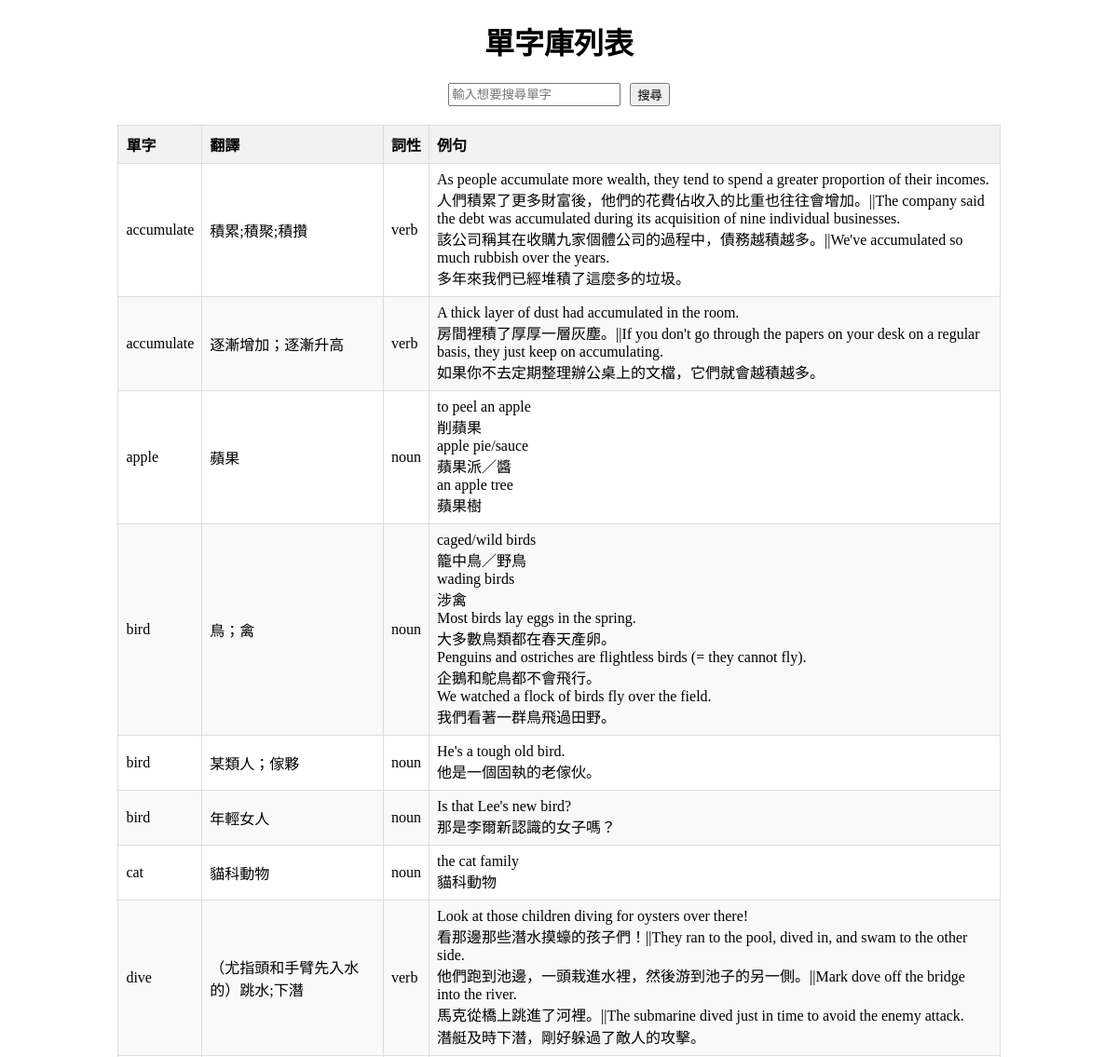
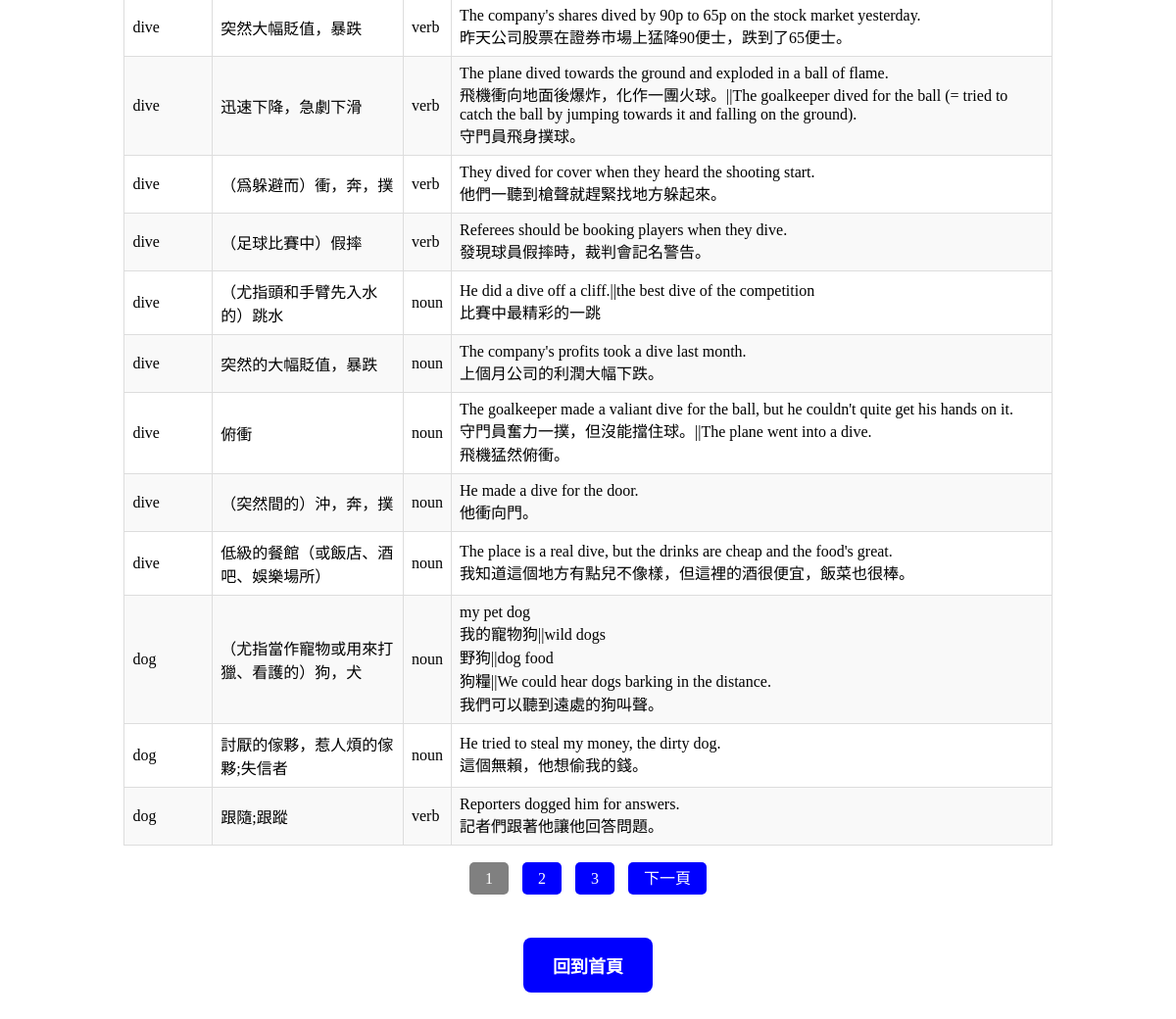
Page /list on the committed database (2 pictures, top to bottom).
### tables this page shows
CREATE TABLE vocabulary (
            id INTEGER PRIMARY KEY AUTOINCREMENT,
            word TEXT NOT NULL,
            translation TEXT NOT NULL,
            part_of_speech TEXT,
            examples TEXT
        );

### app.py (the view)
@app.route("/list", methods=["GET", "POST"])
def list_words():
    clean_database()  # 在執行查詢前清理資料庫
    search_word = request.form.get("search_word", "").strip() if request.method == "POST" else request.args.get("search_word", "").strip()
    page = int(request.args.get("page", 1))  # 獲取當前頁碼，默認為第 1 頁
    per_page = 20  # 每頁顯示的單字數量
    conn = sqlite3.connect("vocabulary.db")
    cursor = conn.cursor()
    if search_word:
        cursor.execute("""
            SELECT word, translation, part_of_speech, examples
            FROM vocabulary
            WHERE word LIKE ?
            ORDER BY word ASC
        """, (f"%{search_word}%",))
    else:
        cursor.execute("""
            SELECT word, translation, part_of_speech, examples
            FROM vocabulary
            ORDER BY word ASC
        """)
    words = cursor.fetchall()
    conn.close()
    total_words = len(words)
    total_pages = (total_words + per_page - 1) // per_page  # 計算總頁數
    start = (page - 1) * per_page
    end = start + per_page
    words_paginated = words[start:end]
    return render_template(
        "list.html",
        words=words_paginated,
        search_word=search_word,
        page=page,
        total_pages=total_pages
    )

### app.py (called while the page is built)
@app.route("/clean", methods=["GET"])
def clean_database():
        conn = sqlite3.connect("vocabulary.db")
        cursor = conn.cursor()
        cursor.execute("DELETE FROM vocabulary WHERE word IS NULL OR word = '無翻譯資料' OR translation IS NULL OR translation = '無翻譯資料'")
        cursor.execute("DELETE FROM vocabulary WHERE examples IS NULL OR examples = '無例句'")
        cursor.execute("""
            DELETE FROM vocabulary
            WHERE rowid NOT IN (
                SELECT MIN(rowid)
                FROM vocabulary
                GROUP BY word, translation, part_of_speech, examples
            )
        """)
        conn.commit()
        conn.close()

### templates/list.html (shortened to what this page needs)
<!doctype html>
<html>
  <head>
  </head>
  <body>
    <h1 style="text-align: center;">單字庫列表</h1>
    <div class="search-container">
      <form method="post" action="/list">
        <input type="text" name="search_word" placeholder="輸入想要搜尋單字" value="{{ search_word }}" />
        <button type="submit">搜尋</button>
      </form>
    </div>
    <table>
      <thead>
        <tr>
          <th>單字</th>
          <th>翻譯</th>
          <th>詞性</th>
          <th>例句</th>
        </tr>
      </thead>
      <tbody>
        {% for word, translation, part_of_speech, examples in words %}
        <tr>
          <td>{{ word }}</td>
          <td>{{ translation }}</td>
          <td>{{ part_of_speech }}</td>
          <td>{{ examples.replace('\n', '<br>')|safe if examples else '無例句' }}</td>
        </tr>
        {% endfor %}
      </tbody>
    </table>
    <div class="pagination">
      {% for p in range(1, total_pages + 1) %}
      <a href="/list?page={{ p }}&search_word={{ search_word }}" class="{{ 'active' if p == page else '' }}">{{ p }}</a>
      {% endfor %}
      {% if page < total_pages %}
      <a href="/list?page={{ page + 1 }}&search_word={{ search_word }}">下一頁</a>
      {% endif %}
    </div>
    <div style="text-align: center; margin-top: 30px;">
      <a href="/" class="back-button">回到首頁</a>
    </div>
  </body>
</html>

### templates/list.html (style rules this page uses)
table { width: 80%; margin: 20px auto; border-collapse: collapse; }
th, td { border: 1px solid #ddd; padding: 8px; text-align: left; word-wrap: break-word; white-space: normal; }
th { background-color: #f2f2f2; }
tr:nth-child(even) { background-color: #f9f9f9; }
.search-container { display: flex; justify-content: center; align-items: center; margin: 20px 0; }
.search-container form { display: flex; gap: 10px; }
.pagination { text-align: center; margin: 20px 0; }
.pagination a { margin: 0 5px; padding: 8px 16px; text-decoration: none; color: white; background-color: blue; border-radius: 5px; }
.pagination .active { background-color: gray; pointer-events: none; }
.back-button { display: inline-block; margin: 20px auto; padding: 15px 30px; font-size: 18px; color: white; background-color: blue; border: none; border-radius: 8px; cursor: pointer; text-align: center; text-decoration: none; font-weight: bold; }

### rows in the picture
vocabulary: word "accumulate", part_of_speech "verb", replace "As people accumulate more wealth, they tend to spend a greater proportion of their incomes. 人們積累了更多財富後，他們的花費佔收入的比重也往往會增加。||The company said the debt was accumulated during its acquisition of nine individual businesses. 該公司稱其在收購九家個體公司的過程中，債務越積越多。||We've accumulated so much rubbish over the years. 多年來我們已經堆積了這麼多的垃圾。"
vocabulary: word "accumulate", part_of_speech "verb", replace "A thick layer of dust had accumulated in the room. 房間裡積了厚厚一層灰塵。||If you don't go through the papers on your desk on a regular basis, they just keep on accumulating. 如果你不去定期整理辦公桌上的文檔，它們就會越積越多。"
vocabulary: word "apple", part_of_speech "noun", replace "to peel an apple 削蘋果 apple pie/sauce 蘋果派／醬 an apple tree 蘋果樹"
vocabulary: word "bird", part_of_speech "noun", replace "caged/wild birds 籠中鳥／野鳥 wading birds 涉禽 Most birds lay eggs in the spring. 大多數鳥類都在春天產卵。 Penguins and ostriches are flightless birds (= they cannot fly). 企鵝和鴕鳥都不會飛行。 We watched a flock of birds fly over the field. 我們看著一群鳥飛過田野。"
vocabulary: word "bird", part_of_speech "noun", replace "He's a tough old bird. 他是一個固執的老傢伙。"
vocabulary: word "bird", part_of_speech "noun", replace "Is that Lee's new bird? 那是李爾新認識的女子嗎？"
vocabulary: word "cat", part_of_speech "noun", replace "the cat family 貓科動物"
vocabulary: word "dive", part_of_speech "verb", replace "Look at those children diving for oysters over there! 看那邊那些潛水摸蠔的孩子們！||They ran to the pool, dived in, and swam to the other side. 他們跑到池邊，一頭栽進水裡，然後游到池子的另一側。||Mark dove off the bridge into the river. 馬克從橋上跳進了河裡。||The submarine dived just in time to avoid the enemy attack. 潛艇及時下潛，剛好躲過了敵人的攻擊。"
vocabulary: word "dive", part_of_speech "verb", replace "The company's shares dived by 90p to 65p on the stock market yesterday. 昨天公司股票在證券市場上猛降90便士，跌到了65便士。"
vocabulary: word "dive", part_of_speech "verb", replace "The plane dived towards the ground and exploded in a ball of flame. 飛機衝向地面後爆炸，化作一團火球。||The goalkeeper dived for the ball (= tried to catch the ball by jumping towards it and falling on the ground). 守門員飛身撲球。"
vocabulary: word "dive", part_of_speech "verb", replace "They dived for cover when they heard the shooting start. 他們一聽到槍聲就趕緊找地方躲起來。"
vocabulary: word "dive", part_of_speech "verb", replace "Referees should be booking players when they dive. 發現球員假摔時，裁判會記名警告。"
vocabulary: word "dive", part_of_speech "noun", replace "He did a dive off a cliff.||the best dive of the competition 比賽中最精彩的一跳"
vocabulary: word "dive", part_of_speech "noun", replace "The company's profits took a dive last month. 上個月公司的利潤大幅下跌。"
vocabulary: word "dive", part_of_speech "noun", replace "The goalkeeper made a valiant dive for the ball, but he couldn't quite get his hands on it. 守門員奮力一撲，但沒能擋住球。||The plane went into a dive. 飛機猛然俯衝。"
vocabulary: word "dive", part_of_speech "noun", replace "He made a dive for the door. 他衝向門。"
vocabulary: word "dive", part_of_speech "noun", replace "The place is a real dive, but the drinks are cheap and the food's great. 我知道這個地方有點兒不像樣，但這裡的酒很便宜，飯菜也很棒。"
vocabulary: word "dog", part_of_speech "noun", replace "my pet dog 我的寵物狗||wild dogs 野狗||dog food 狗糧||We could hear dogs barking in the distance. 我們可以聽到遠處的狗叫聲。"
vocabulary: word "dog", part_of_speech "noun", replace "He tried to steal my money, the dirty dog. 這個無賴，他想偷我的錢。"
vocabulary: word "dog", part_of_speech "verb", replace "Reporters dogged him for answers. 記者們跟著他讓他回答問題。"

### other values in the picture
{{ p }} "1" "2" "3"
